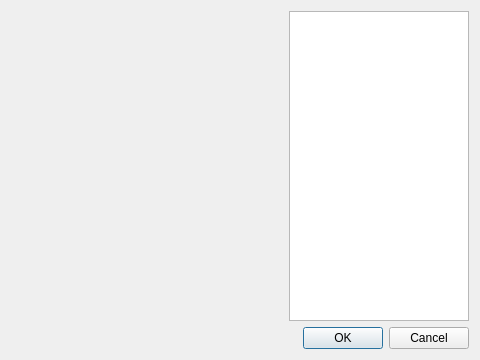
<?xml version="1.0" encoding="UTF-8"?>
<ui version="4.0">
 <class>AddObjectPatternDialog</class>
 <widget class="QDialog" name="AddObjectPatternDialog">
  <property name="geometry">
   <rect>
    <x>0</x>
    <y>0</y>
    <width>480</width>
    <height>360</height>
   </rect>
  </property>
  <property name="windowTitle">
   <string>Dialog</string>
  </property>
  <layout class="QVBoxLayout" name="verticalLayout">
   <item>
    <layout class="QHBoxLayout" name="horizontalLayout">
     <item>
      <widget class="ObjectEditStackedWidget" name="objectEditStackedWidget"/>
     </item>
     <item>
      <spacer name="horizontalSpacer">
       <property name="orientation">
        <enum>Qt::Horizontal</enum>
       </property>
       <property name="sizeHint" stdset="0">
        <size>
         <width>1</width>
         <height>20</height>
        </size>
       </property>
      </spacer>
     </item>
     <item>
      <widget class="QListWidget" name="objectPatternTypeListWidget">
       <property name="maximumSize">
        <size>
         <width>180</width>
         <height>16777215</height>
        </size>
       </property>
      </widget>
     </item>
    </layout>
   </item>
   <item>
    <widget class="QDialogButtonBox" name="buttonBox">
     <property name="orientation">
      <enum>Qt::Horizontal</enum>
     </property>
     <property name="standardButtons">
      <set>QDialogButtonBox::Cancel|QDialogButtonBox::Ok</set>
     </property>
    </widget>
   </item>
  </layout>
 </widget>
 <customwidgets>
  <customwidget>
   <class>ObjectEditStackedWidget</class>
   <extends>QStackedWidget</extends>
   <header>objecteditstackedwidget.h</header>
   <container>1</container>
  </customwidget>
 </customwidgets>
 <resources/>
 <connections>
  <connection>
   <sender>buttonBox</sender>
   <signal>accepted()</signal>
   <receiver>AddObjectPatternDialog</receiver>
   <slot>accept()</slot>
   <hints>
    <hint type="sourcelabel">
     <x>248</x>
     <y>254</y>
    </hint>
    <hint type="destinationlabel">
     <x>157</x>
     <y>274</y>
    </hint>
   </hints>
  </connection>
  <connection>
   <sender>buttonBox</sender>
   <signal>rejected()</signal>
   <receiver>AddObjectPatternDialog</receiver>
   <slot>reject()</slot>
   <hints>
    <hint type="sourcelabel">
     <x>316</x>
     <y>260</y>
    </hint>
    <hint type="destinationlabel">
     <x>286</x>
     <y>274</y>
    </hint>
   </hints>
  </connection>
 </connections>
</ui>
